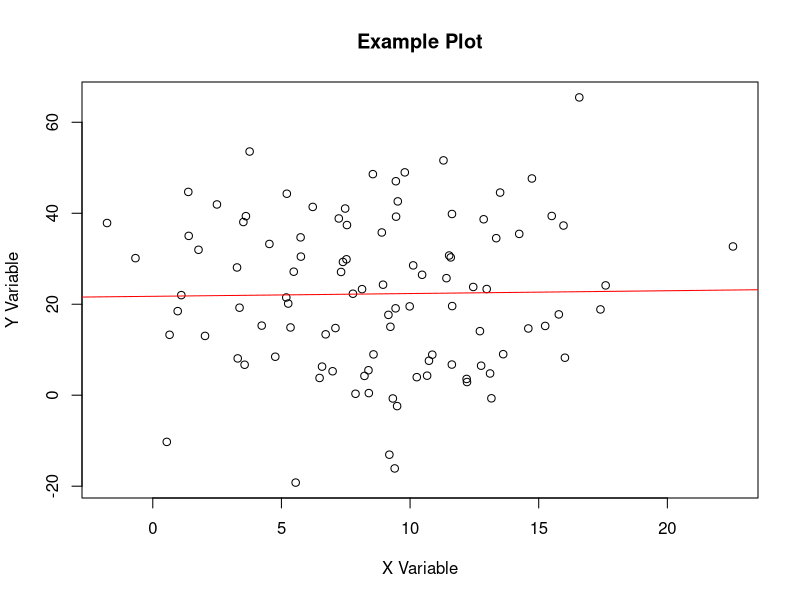
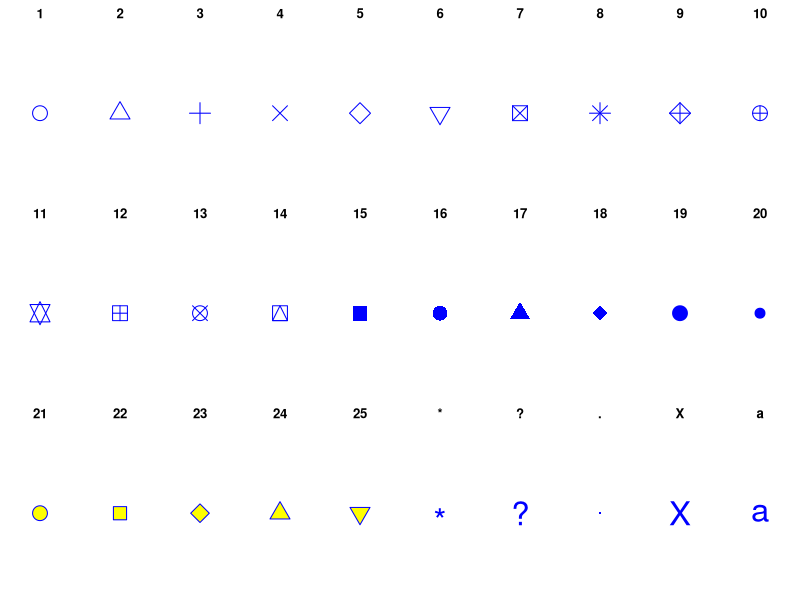

Source code (R) for these figures, in order:

################################################################
# name:fit
x<-rnorm(100,10,5)
y<-rnorm(100,20,15)
fit <- lm(y~x)
summary(fit)

################################################################
# name:plot
png('aPlot.png', res=200,width = 600, height = 600)
plot(x,y,main="Example Plot",xlab="X Variable",ylab="Y Variable")
abline(fit,col="Red")
dev.off()

################################################################
# name:points
png('pchopts.png')
par(mfrow=c(3,10), mar=c(0,0,2,0))
for(i in c(1:25)){
 plot(1,1,pch=i, axes=F, cex = 3, col = 'blue', bg = 'yellow')
 title(i)
 }
for(i in c("*", "?", ".", "X", "a")){
 plot(1,1,pch=i, axes=F, cex = 3, col = 'blue', bg = 'yellow')
 title(i)
 }
dev.off()
